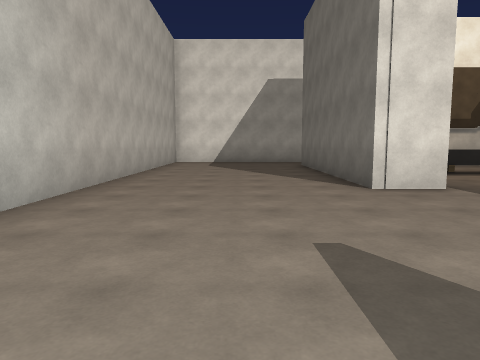
view 1 (above)

24 first-person views from a walk through a 3-D level made in the Unity game engine. The camera is 1.4 m above the floor, tilts 6° down and sees 70° across. The floor is counted in squares, 2 m on a side. Each view is taken from the middle of a square. On the plan, view 1 faces up. The plan holds only what a view shows up to about 11 squares ahead; the rest is blank. The place goes on beyond the plan. The player character is not drawn. Surface patterns are stand-ins for the level's own textures.

view 2
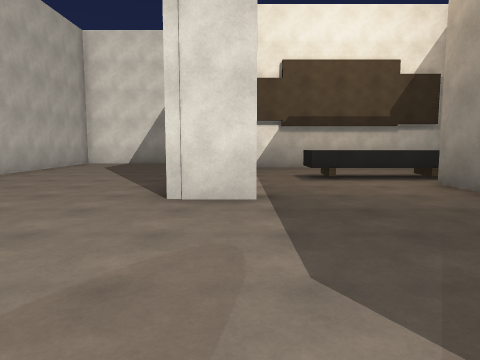

view 3
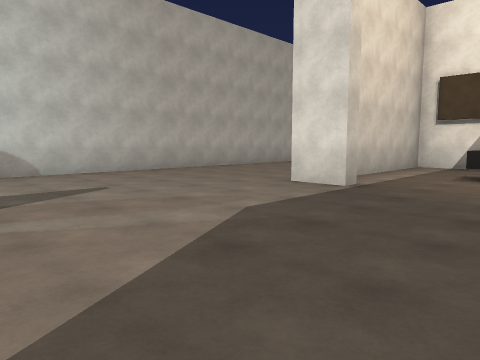

view 4
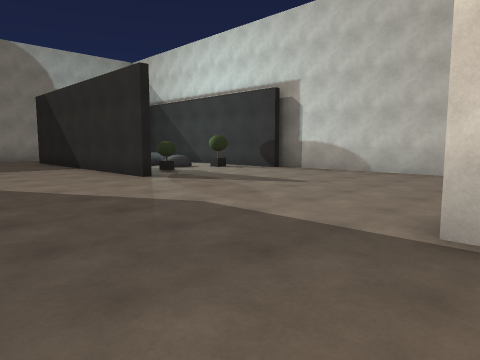

view 5
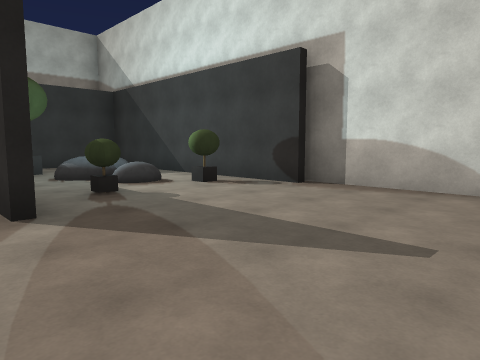

view 6
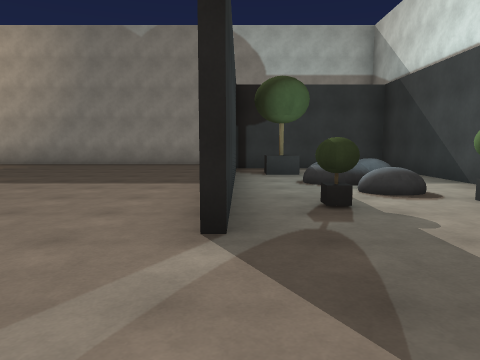

view 7
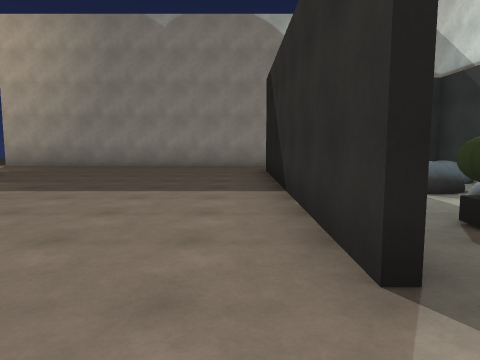

view 8
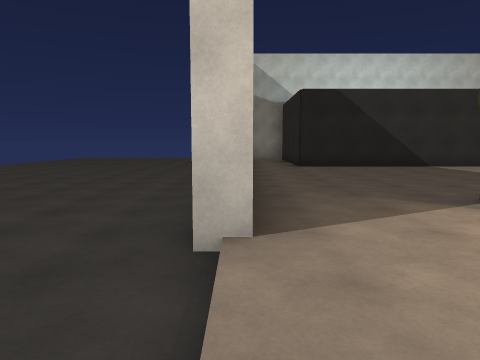

view 9
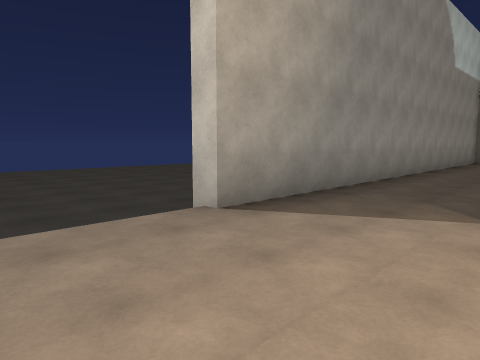

view 10
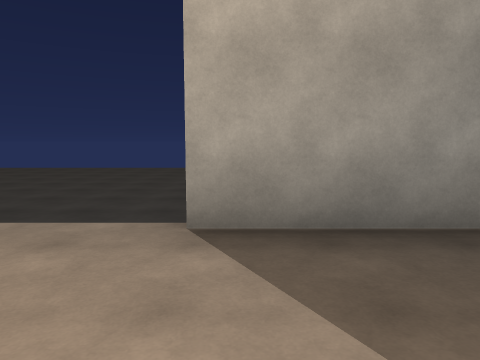

view 11
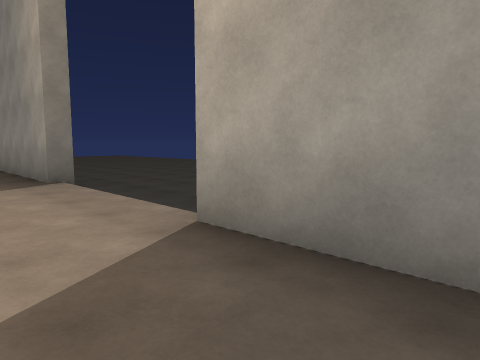

view 12
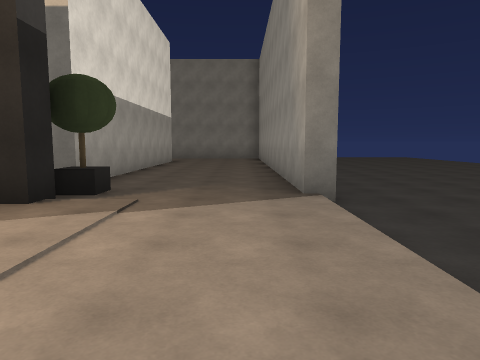

view 13
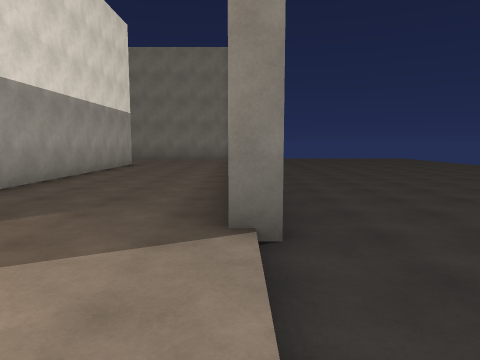

view 14
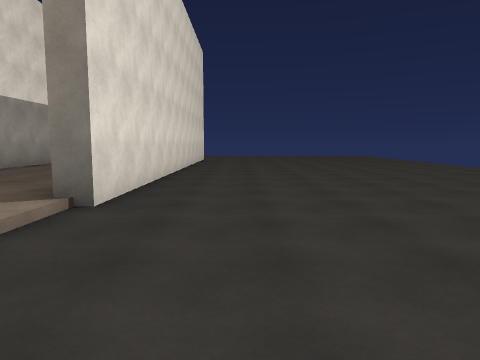

view 15
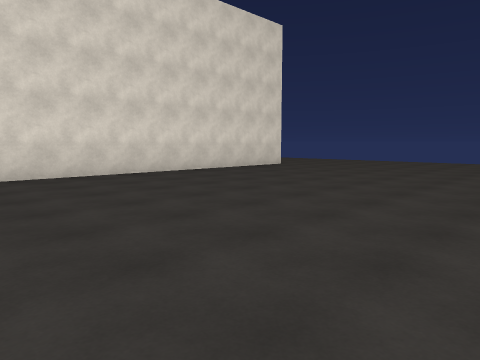

view 16
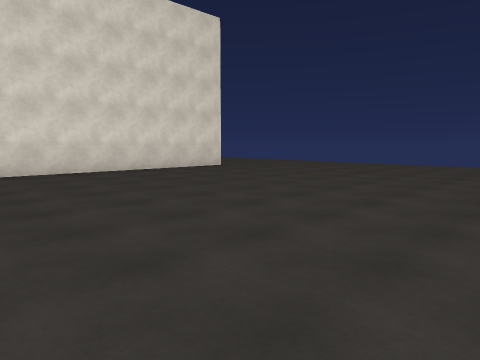

view 17
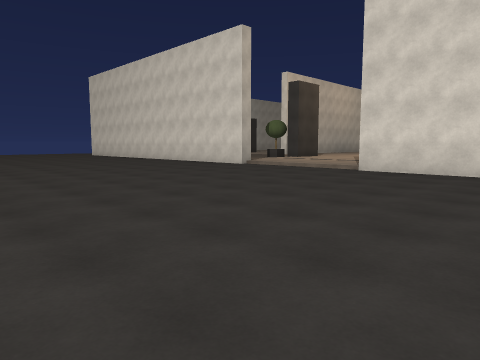

view 18
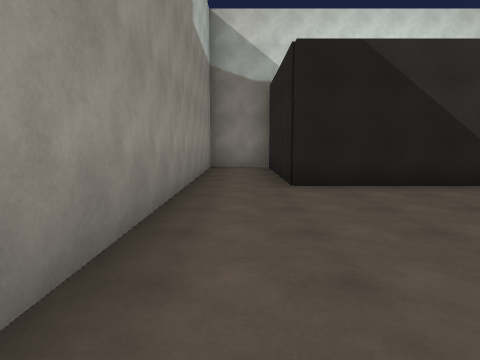

view 19
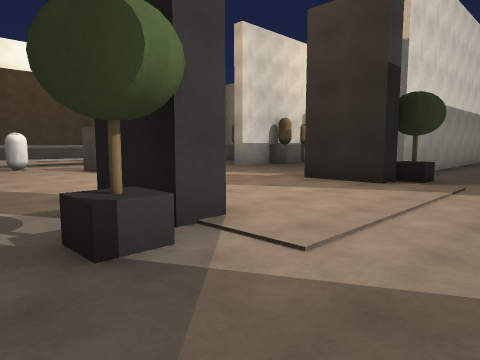

view 20
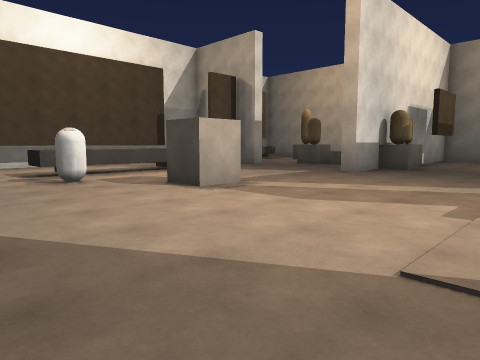

view 21
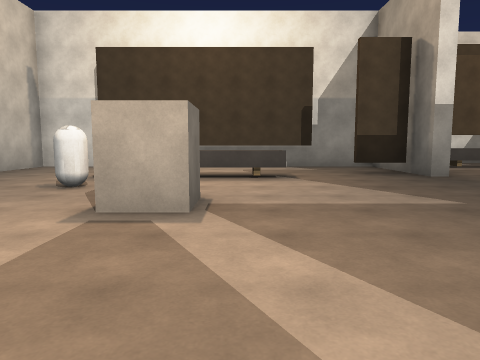

view 22
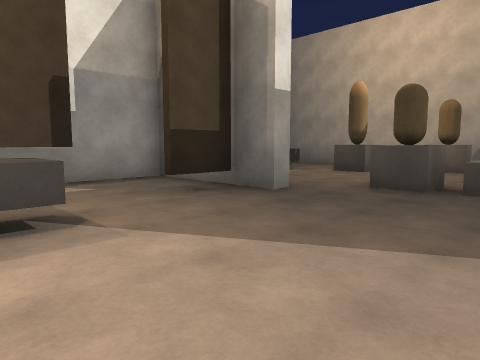

view 23
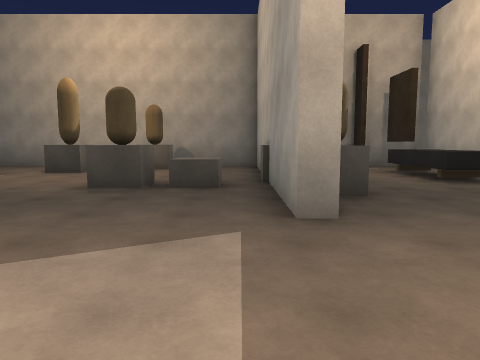

view 24
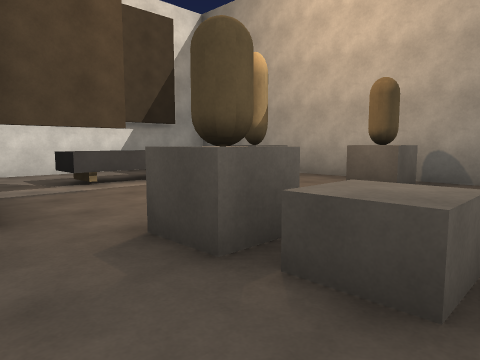

### Floor plan
Key: @ floor where view 1 was taken; # wall or solid block; . main floor; - floor 0.25 m lower than the main floor; / step, stairs or slope; = window, fence, low wall or low ledge; ^ raised ledge; O other object.
Columns run from 3 left of view 1 to 27 right of it. Each row starts with its distance up from view 1.
 12 #... ########
 11 #....#......#
 10 #....#......
  9 #....#.....           ######
  8 #....#..OOO          ....  #
  7 #....#....###########.... .#
  6 #....##...#  ######.#.OOO..#
  5 #.........#.........#......#
  4 #......... ........##....O.#
  3 #......... ..^^^^^.........#
  2 #.........  .O........O...O#
  1 #.........  ..........O.  .#
  0 #..@......  ...O.....O.....#
 -1 ##...#...   ........###O####
 -2  ##.##...  .............   #
 -3  #=^##.... ..............  #
 -4  #.^=#.............. ..OOO##
 -5  #^..#............       ..#
 -6  # .O#.......#...# #########
 -7  # .O#.....OO....OO........
 -8 ######.....................
 -9 #..........................
-10 ##############////############
-11       ------------------------
-12      --------------------------
-13      --------------------------
-14      --------------------------
-15      --------------------------
-16      ---- ---------------------
-17      --   ---------------------
-18             -------------------
-19              --    -------

Where each view was taken, in squares from view 1:
view 1: 0 up, 0 right, facing up
view 2: 1 up, 3 right, facing up
view 3: 0 up, 6 right, facing up-left
view 4: 6 up, 6 right, facing down-left
view 5: 3 up, 3 right, facing down-left
view 6: 2 up, 2 right, facing down
view 7: 1 up, 3 right, facing down
view 8: 10 down, 13 right, facing left
view 9: 7 down, 13 right, facing down-left
view 10: 7 down, 10 right, facing down
view 11: 8 down, 8 right, facing down-right
view 12: 9 down, 10 right, facing right
view 13: 10 down, 12 right, facing right
view 14: 12 down, 11 right, facing right
view 15: 18 down, 17 right, facing up-right
view 16: 19 down, 19 right, facing up-right
view 17: 19 down, 19 right, facing up-left
view 18: 9 down, 8 right, facing left
view 19: 9 down, 8 right, facing up-right
view 20: 5 down, 8 right, facing up-right
view 21: 4 down, 13 right, facing up
view 22: 0 up, 13 right, facing up-right
view 23: 0 up, 13 right, facing right
view 24: 0 up, 17 right, facing up-right
